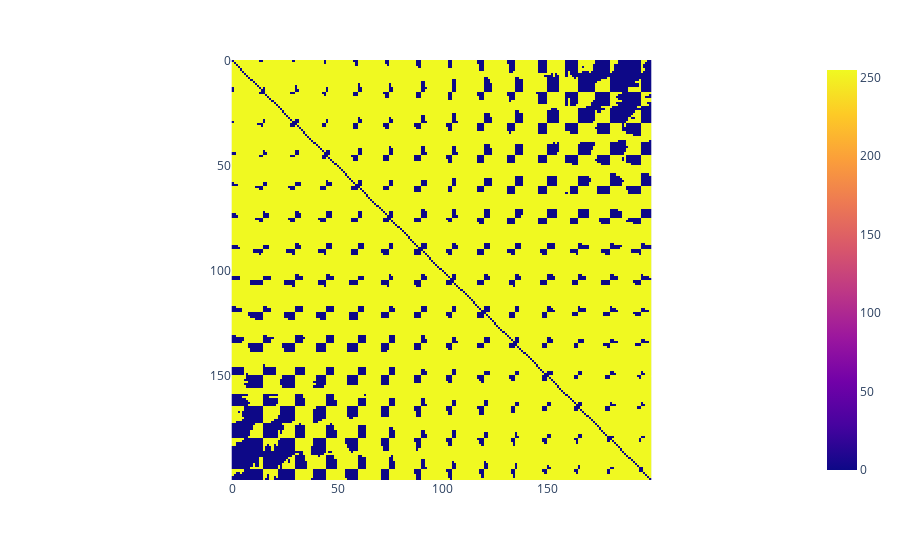

Source (notebook cell):
### Code cell
G = pygsp.graphs.Sensor(200, Nc=150, n_try=1000, distribute=True, seed=0)
# G.plot()

px.imshow(G.A.toarray()).show()

### Figure 1 — Plotly figure (JSON) as saved in the notebook; plotly's stock layout.template omitted (floating-point values rounded to 4 significant figures; data arrays with more than 128 entries replaced by an {"elided": "..."} marker saying what was removed)
{"data": [{"coloraxis": "coloraxis", "hovertemplate": "x: %{x}<br>y: %{y}<br>color: %{z}<extra></extra>", "name": "0", "type": "heatmap", "xaxis": "x", "yaxis": "y", "z": {"elided": "200x200 int values"}}], "layout": {"coloraxis": {"colorscale": [[0, "#0d0887"], [0.1111, "#46039f"], [0.2222, "#7201a8"], [0.3333, "#9c179e"], [0.4444, "#bd3786"], [0.5556, "#d8576b"], [0.6667, "#ed7953"], [0.7778, "#fb9f3a"], [0.8889, "#fdca26"], [1, "#f0f921"]]}, "margin": {"t": 60}, "xaxis": {"anchor": "y", "constrain": "domain", "domain": [0, 1], "scaleanchor": "y"}, "yaxis": {"anchor": "x", "autorange": "reversed", "constrain": "domain", "domain": [0, 1]}}}
